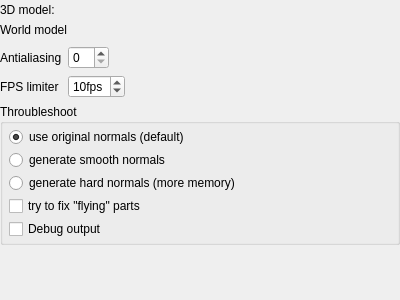
<?xml version="1.0" encoding="UTF-8"?>
<ui version="4.0">
 <class>ModelViewQt3DOptionsPage</class>
 <widget class="QWidget" name="ModelViewQt3DOptionsPage">
  <property name="geometry">
   <rect>
    <x>0</x>
    <y>0</y>
    <width>400</width>
    <height>300</height>
   </rect>
  </property>
  <layout class="QVBoxLayout" name="verticalLayout">
   <property name="leftMargin">
    <number>0</number>
   </property>
   <property name="topMargin">
    <number>0</number>
   </property>
   <property name="rightMargin">
    <number>0</number>
   </property>
   <property name="bottomMargin">
    <number>6</number>
   </property>
   <item>
    <layout class="QGridLayout" name="gridLayout_2">
     <property name="topMargin">
      <number>3</number>
     </property>
     <property name="bottomMargin">
      <number>3</number>
     </property>
     <item row="0" column="0">
      <widget class="QLabel" name="label">
       <property name="sizePolicy">
        <sizepolicy hsizetype="Maximum" vsizetype="Preferred">
         <horstretch>0</horstretch>
         <verstretch>0</verstretch>
        </sizepolicy>
       </property>
       <property name="text">
        <string>3D model:</string>
       </property>
      </widget>
     </item>
     <item row="1" column="0">
      <widget class="QLabel" name="label_2">
       <property name="sizePolicy">
        <sizepolicy hsizetype="Maximum" vsizetype="Preferred">
         <horstretch>0</horstretch>
         <verstretch>0</verstretch>
        </sizepolicy>
       </property>
       <property name="text">
        <string>World model</string>
       </property>
      </widget>
     </item>
     <item row="1" column="1">
      <widget class="Utils::PathChooser" name="worldPathChooser" native="true">
       <property name="toolTip">
        <string>Select the image that is shown in the background.</string>
       </property>
      </widget>
     </item>
     <item row="0" column="1">
      <widget class="Utils::PathChooser" name="modelPathChooser" native="true">
       <property name="toolTip">
        <string>Select the 3D model file here.</string>
       </property>
      </widget>
     </item>
    </layout>
   </item>
   <item>
    <layout class="QFormLayout" name="formLayout">
     <property name="fieldGrowthPolicy">
      <enum>QFormLayout::AllNonFixedFieldsGrow</enum>
     </property>
     <item row="0" column="0">
      <widget class="QLabel" name="label_4">
       <property name="text">
        <string>Antialiasing</string>
       </property>
      </widget>
     </item>
     <item row="0" column="1">
      <widget class="QSpinBox" name="aaSamples">
       <property name="sizePolicy">
        <sizepolicy hsizetype="Maximum" vsizetype="Fixed">
         <horstretch>0</horstretch>
         <verstretch>0</verstretch>
        </sizepolicy>
       </property>
       <property name="toolTip">
        <string>0 - disable antialiasing</string>
       </property>
       <property name="maximum">
        <number>16</number>
       </property>
       <property name="singleStep">
        <number>2</number>
       </property>
      </widget>
     </item>
     <item row="1" column="0">
      <widget class="QLabel" name="label_3">
       <property name="text">
        <string>FPS limiter</string>
       </property>
      </widget>
     </item>
     <item row="1" column="1">
      <widget class="QSpinBox" name="fpsLimiter">
       <property name="sizePolicy">
        <sizepolicy hsizetype="Maximum" vsizetype="Fixed">
         <horstretch>0</horstretch>
         <verstretch>0</verstretch>
        </sizepolicy>
       </property>
       <property name="toolTip">
        <string/>
       </property>
       <property name="suffix">
        <string>fps</string>
       </property>
       <property name="minimum">
        <number>1</number>
       </property>
       <property name="maximum">
        <number>60</number>
       </property>
       <property name="value">
        <number>10</number>
       </property>
      </widget>
     </item>
    </layout>
   </item>
   <item>
    <widget class="QGroupBox" name="groupBox_2">
     <property name="title">
      <string>Throubleshoot</string>
     </property>
     <layout class="QVBoxLayout" name="verticalLayout_2">
      <property name="spacing">
       <number>3</number>
      </property>
      <property name="leftMargin">
       <number>6</number>
      </property>
      <property name="topMargin">
       <number>3</number>
      </property>
      <property name="rightMargin">
       <number>6</number>
      </property>
      <property name="bottomMargin">
       <number>3</number>
      </property>
      <item>
       <widget class="QRadioButton" name="bit0">
        <property name="text">
         <string>use original normals (default)</string>
        </property>
        <property name="checked">
         <bool>true</bool>
        </property>
       </widget>
      </item>
      <item>
       <widget class="QRadioButton" name="bit1">
        <property name="text">
         <string>generate smooth normals</string>
        </property>
       </widget>
      </item>
      <item>
       <widget class="QRadioButton" name="bit2">
        <property name="text">
         <string>generate hard normals (more memory)</string>
        </property>
       </widget>
      </item>
      <item>
       <widget class="QCheckBox" name="bit3">
        <property name="text">
         <string>try to fix &quot;flying&quot; parts</string>
        </property>
       </widget>
      </item>
      <item>
       <widget class="QCheckBox" name="bit7">
        <property name="toolTip">
         <string>see Assimp.log</string>
        </property>
        <property name="text">
         <string>Debug output</string>
        </property>
       </widget>
      </item>
     </layout>
    </widget>
   </item>
   <item>
    <spacer name="verticalSpacer">
     <property name="orientation">
      <enum>Qt::Vertical</enum>
     </property>
     <property name="sizeHint" stdset="0">
      <size>
       <width>20</width>
       <height>40</height>
      </size>
     </property>
    </spacer>
   </item>
  </layout>
 </widget>
 <customwidgets>
  <customwidget>
   <class>Utils::PathChooser</class>
   <extends>QWidget</extends>
   <header>utils/pathchooser.h</header>
   <container>1</container>
  </customwidget>
 </customwidgets>
 <resources/>
 <connections/>
</ui>
